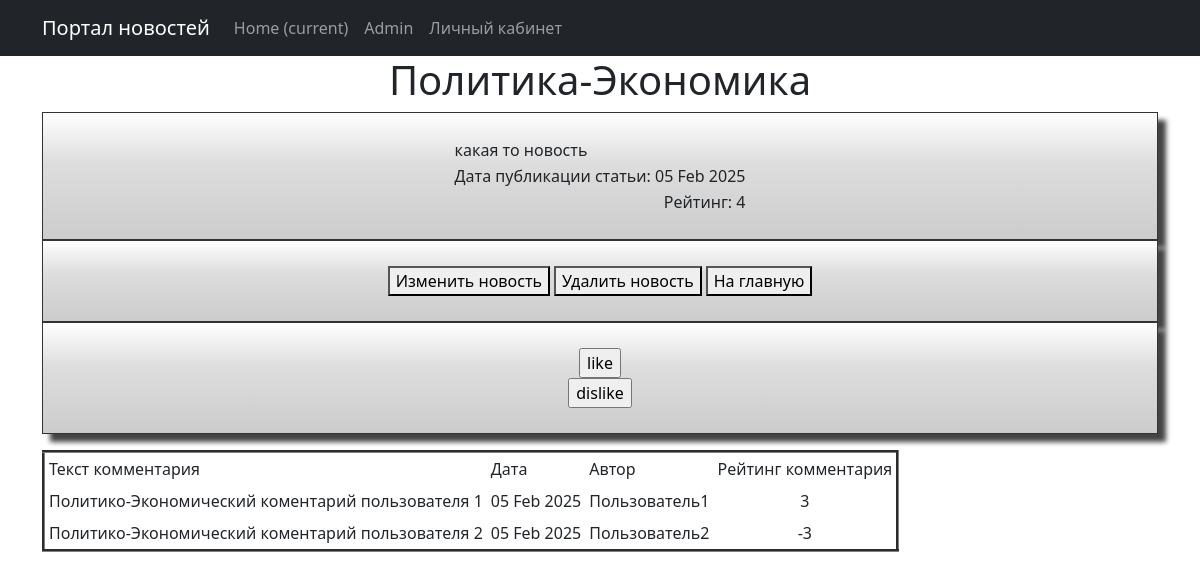
Screenshot of /publication/2 with the database file from the repository.
### news/models.py (models this page shows, shortened)
class Post(models.Model):
    news = "NW"
    article = "AR"
    POSITIONS = [(news, "Новость"),
                 (article, "Статья")]
    autor_id = models.ForeignKey(Author, on_delete=models.CASCADE)
    type = models.CharField(max_length = 2, choices=POSITIONS, default=news)
    date_time = models.DateTimeField(auto_now_add=True)
    category = models.ManyToManyField(Category, through="PostCategory")
    title_news = models.CharField(max_length = 128)
    text_news = models.TextField()
    rating_post = models.IntegerField(default = 0)

class Censorship(models.Model):
    word = models.CharField(max_length = 255, unique=True)
    def __str__(self):
        return f'{self.word}'

class Comment(models.Model):
    post_id = models.ForeignKey(Post, on_delete=models.CASCADE)
    user_id = models.ForeignKey(User, on_delete=models.CASCADE)
    text_comment = models.CharField(max_length = 255)
    date_time = models.DateTimeField(auto_now_add=True)
    rating_comments = models.IntegerField(default=0, db_column='rating_comments')

### news/views.py (the view)
# urls.py: path('<int:pk>', PostDetail.as_view(), name="news_detail"),
class PostDetail(DetailView):
    model = Post
    template_name = 'post.html'
    context_object_name = 'post'
    def get_context_data(self, **kwargs):
        publication = self.get_object()
        context = super().get_context_data(**kwargs)
        context['update_news'] = (publication.type == "NW")
        context['update_article'] = (publication.type == "AR")
        context['comments'] = Comment.objects.filter(post_id=publication.pk)
        return context

### news/templatetags/custom_filters.py (called while the page is built)
def stripping(text):
    word = ''
    for i in text:
        if i.isalpha():
            word += i
    return word.lower()

@register.filter()
def censor(text):
    list_censor = [str(i) for i in Censorship.objects.all()]
    for word in text.split():
        format_word = stripping(word)
        if format_word in list_censor:
            cencore_word = format_word[0] + "*" * (len(word) - 1)
            text = text.replace(delete_symbol_l_r(word), cencore_word)
    return text

### templates/post.html (shortened to what this page needs)
{% extends 'flatpages/default.html' %}
{% load custom_filters %}
{% block content %}
<h1>{{ post.title_news | censor }}</h1>
        <div class="shadowbox">
                <table align="center">
                    <tr>
                        <td align="left">{{ post.text_news | censor }}</td>
                    </tr>
                    <tr>
                        <td align="right"> Дата публикации статьи: {{ post.date_time | date:'d M Y' }}</td>
                    </tr>
                    <tr>
                        <td align="right"> Рейтинг: {{ post.rating_post }}</td>
                    </tr>
                </table>
        </div>
        <div class="shadowbox">
                <table align="center">
                    <tr>
                        <td align="center">
                            {% if update_news %}
                                    <form action="/publication/news/{{ post.pk }}/edit/" target="_blank">
                                        <button>Изменить новость</button>
                                    </form>
                            {% endif %}
                        </td>
                        <td align="center">
                        </td>
                        <td align="center">
                            {% if update_news %}
                                    <form action="/publication/news/{{ post.pk }}/delete/" target="_blank">
                                        <button>Удалить новость</button>
                                    </form>
                            {% endif %}
                        </td>
                        <td align="center">
                        </td>
                        <td align="center">
                            <form action="/publication/" target="_blank">
                                <button>На главную</button>
                            </form>
                        </td>
                    </tr>
                </table>
        </div>
        <div class="shadowbox">
                <table align="center">
                    <tr>
                        <td align="center">
                                    <form action="{% url 'like_dislike' post.pk %}" method="post">
                                        <input type="submit" value="like">
                                    </form>
                                    <form action="{% url 'like_dislike' post.pk %}" method="post">
                                        <input type="submit" value="dislike">
                                    </form>
                        </td>
                    </tr>
                </table>
        </div>
<div>
    <p>
        {% if comments %}
            <table border="3" cellpadding="4" cellspacing="1">
                <tr>
                    <td align="left">Текст комментария</td>
                    <td align="left">Дата</td>
                    <td align="left">Автор</td>
                    <td align="left">Рейтинг комментария</td>
                </tr>
                {% for comment in comments%}
                <tr>
                    <td>{{ comment.text_comment }}</td>
                    <td>{{ comment.date_time | date:'d M Y' }}</td>
                    <td>{{ comment.user_id }}</td>
                    <td>{{ comment.rating_comments }}</td>
                </tr>
                {% endfor %}
            </table>
        {% else %}
        <h2>Комментариев нет!</h2>
        {% endif%}
    </p>
</div>
{% endblock content %}

### templates/post.html (style rules this page uses)
.shadowbox { width: 100%; margin: 0 auto; border: 1px solid #333; box-shadow: 8px 8px 5px #444; padding: 8px 12px; background-image: linear-gradient(180deg, #fff, #ddd 40%, #ccc); }

### rows the page displays
Post: title_news|censor "Политика-Экономика", text_news|censor "какая то новость", date_time "05 Feb 2025", rating_post "4"
Comment: text_comment "Политико-Экономический коментарий пользователя 1", date_time "05 Feb 2025", user_id "Пользователь1", rating_comments "3"
Comment: text_comment "Политико-Экономический коментарий пользователя 2", date_time "05 Feb 2025", user_id "Пользователь2", rating_comments "-3"
